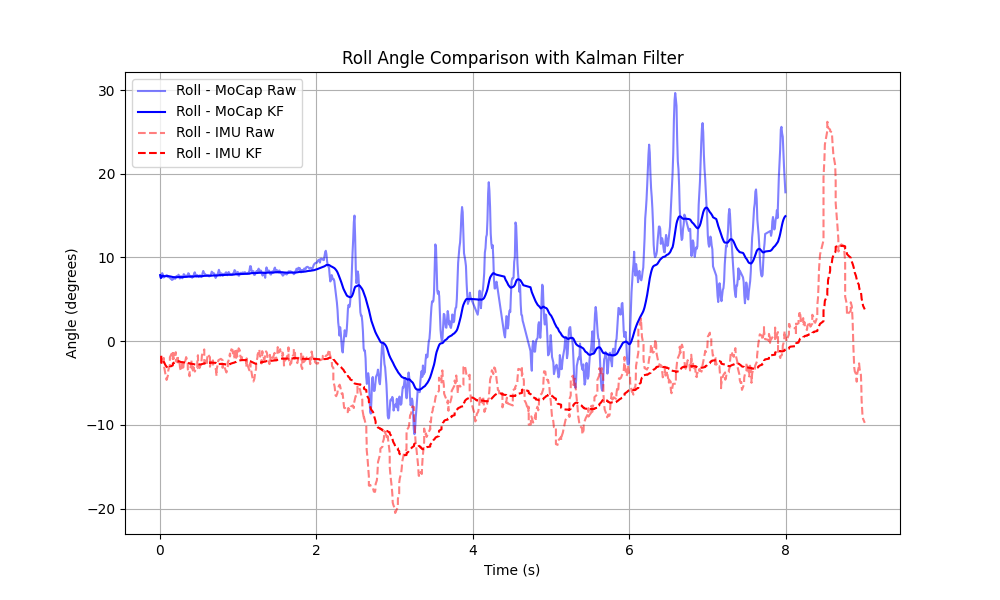

Write Python code to recreate this figure.
"""
This uses a basic 1D Kalman filter assuming constant position model with process noise Q and measurement noise R.
"""
import numpy as np
import pandas as pd
import matplotlib.pyplot as plt
import sys

# Kalman filter function for 1D signals
def kalman_filter(z, Q=1e-5, R=1e-2):
    """
    Simple 1D Kalman filter for a signal z
    Q: process noise covariance
    R: measurement noise covariance
    Returns filtered signal array
    """
    n = len(z)
    x_hat = np.zeros(n)      # filtered estimate
    P = np.zeros(n)          # error covariance
    x_hat_minus = np.zeros(n)
    P_minus = np.zeros(n)
    K = np.zeros(n)          # Kalman gain
    
    # Initial guesses
    x_hat[0] = z[0]
    P[0] = 1.0
    
    for k in range(1, n):
        # Predict
        x_hat_minus[k] = x_hat[k-1]
        P_minus[k] = P[k-1] + Q
        
        # Update
        K[k] = P_minus[k] / (P_minus[k] + R)
        x_hat[k] = x_hat_minus[k] + K[k] * (z[k] - x_hat_minus[k])
        P[k] = (1 - K[k]) * P_minus[k]
    
    return x_hat

# Your original loading and alignment code
if len(sys.argv) != 3:
    print("Usage: python compare_sensors.py mocap.csv imu.csv")
    sys.exit(1)

mocap_file, imu_file = sys.argv[1], sys.argv[2]
mocap_data = pd.read_csv(mocap_file)
imu_data = pd.read_csv(imu_file)
prefix = imu_file.rsplit('.csv', 1)[0]

mocap_data['UnixTime'] = pd.to_datetime(mocap_data['BroadcastTime'], unit='us')
imu_data['UnixTime'] = pd.to_datetime(imu_data['time_y'], unit='ns')

if mocap_data['UnixTime'].iloc[0] < imu_data['UnixTime'].iloc[0]:
    mocap_data = mocap_data[mocap_data['UnixTime'] >= imu_data['UnixTime'].iloc[0]].reset_index(drop=True)

imu_start_time = imu_data['UnixTime'].iloc[0]
mocap_data['RelativeTime'] = (mocap_data['UnixTime'] - imu_start_time).dt.total_seconds()
imu_data['RelativeTime'] = imu_data['roll_x'] / 1000

# Apply Kalman filter to Euler angles in MoCap and IMU
mocap_data['Roll_KF'] = kalman_filter(mocap_data['EulerX'].values)
mocap_data['Pitch_KF'] = kalman_filter(mocap_data['EulerY'].values)
mocap_data['Yaw_KF'] = kalman_filter(mocap_data['EulerZ'].values)

imu_data['Roll_KF'] = kalman_filter(imu_data['roll_y'].values)
imu_data['Pitch_KF'] = kalman_filter(imu_data['pitch_y'].values)
imu_data['Yaw_KF'] = kalman_filter(imu_data['yaw_y'].values)

# Plotting filtered vs original for Roll as example
plt.figure(figsize=(10, 6))
plt.plot(mocap_data['RelativeTime'], mocap_data['EulerX'], label='Roll - MoCap Raw', color='blue', alpha=0.5)
plt.plot(mocap_data['RelativeTime'], mocap_data['Roll_KF'], label='Roll - MoCap KF', color='blue')
plt.plot(imu_data['RelativeTime'], imu_data['roll_y'], label='Roll - IMU Raw', color='red', alpha=0.5, linestyle='--')
plt.plot(imu_data['RelativeTime'], imu_data['Roll_KF'], label='Roll - IMU KF', color='red', linestyle='--')
plt.title('Roll Angle Comparison with Kalman Filter')
plt.xlabel('Time (s)')
plt.ylabel('Angle (degrees)')
plt.legend()
plt.grid(True)
plt.show()

# You can add similar plots for Pitch, Yaw or velocities as needed
